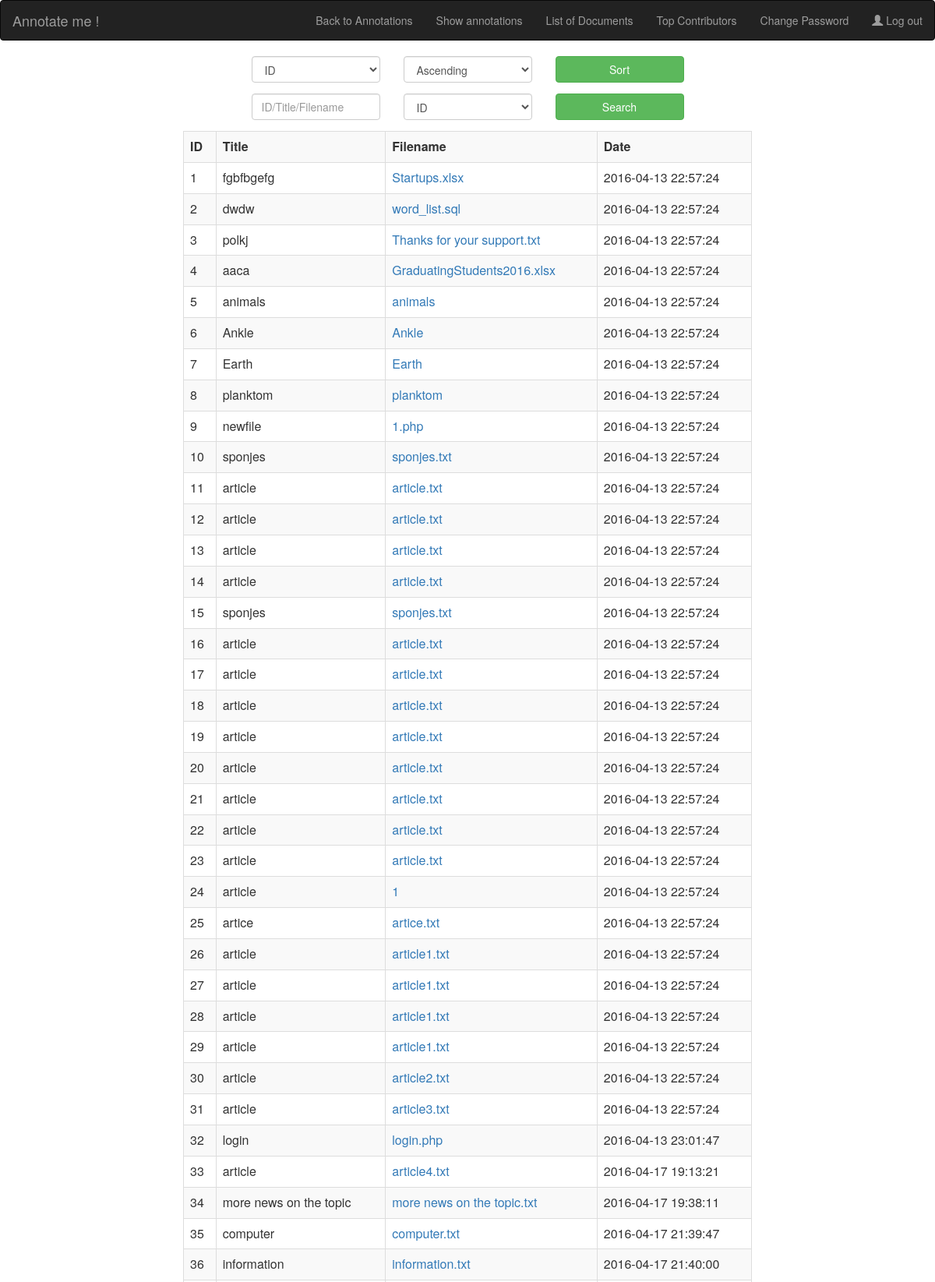
Screenshot of /Website/my_uploads.php (signed in, upper part) with the database file from the repository.
### tables this page shows
CREATE TABLE `uploads` (
  `id` int(11) NOT NULL,
  `username` varchar(50) NOT NULL,
  `title` varchar(100) NOT NULL,
  `filename` varchar(100) NOT NULL,
  `date_s` datetime NOT NULL DEFAULT CURRENT_TIMESTAMP
);

### Website/core.inc.php (called while the page is built, shortened)
<?php
if(!function_exists("getuserfield"))
{
function getuserfield($field)
{
	$connect = mysqli_connect('localhost','root','','annotated_words');
	$query="SELECT $field FROM users WHERE id='".$_SESSION['user_id']."'";
if($r=$connect->query($query))
{
    $row = $r->fetch_assoc()[$field];
	return $row;
}
	}
}
?>

### Website/my_uploads.php (the view, shortened to what this page needs)
<?php
  require_once 'core.inc.php';
 $molly = 1;
?>
<html>
<head>
<link href="bootstrap-3.3.6-dist/css/bootstrap.min.css" rel="stylesheet" />
<link rel="stylesheet" href="Animations/animate.css">
</head>
<body>
<nav class="navbar navbar-inverse">
<div class="container-fluid">
<div class="navbar-header">
<a class="navbar-brand" href="main.php">Annotate me !</a>
</div>
<ul class="nav navbar-nav navbar-right">
<li><a href="annotate.php">Back to Annotations</a></li>
<li><a href="show.php">Show annotations</a></li>
<li><a href="show_doc.php">List of Documents</a></li>
 <li>
                        <a  href="top_contributors.php">Top Contributors</a>
  </li>
 <li>
                        <a  href="change_password.php">Change Password</a>
  </li>
<li><a href="logout.php"><span class="glyphicon glyphicon-user"></span> Log out</a></li>
</ul>
</div>
</nav>
<div class="container">
<form role = "form" method = "POST" action = "my_uploads.php">
<div class = "row">
<div class = "form-group">
<div class = "col-sm-2 col-sm-offset-3">
<div class="wow bounceInLeft center">
<select id="sel1" class = "form-control" name = "field">
<option value = "id">ID</option>
</select>
</div>
</div>
<div class = "col-sm-2">
<div class="wow bounceInDown">
<select id="sel1" class = "form-control" name = "order">
<option value = "AESC">Ascending</option>
</select>
</div>
</div>
<div class = "col-md-2">
<div class="wow bounceInRight center">
<input type = "submit" class = "btn btn-success btn-block" name = "submit" value = "Sort" />
</div>
</div>
</div>
</div>
</form>
<form role = "form" method = "POST" action = "my_uploads.php">
<div class = "row">
<div class = "form-group">
<div class = "col-md-2 col-md-offset-3">
<div class="wow bounceInRight center">
<input type = "text" class = "form-control" name = "search_val" placeholder="ID/Title/Filename" />
</div></div>
<div class = "col-sm-2">
<div class="wow bounceInDown">
<select id="sel1" class = "form-control" name = "field">
<option value = "id">ID</option>
</select>
</div>
</div>
<div class = "col-md-2">
<div class="wow bounceInRight center">
<input type = "submit" class = "btn btn-success btn-block" name = "search" value = "Search" />
</div></div>
</div>
</div>
</form>
<div class="wow bounceInUp">
<div class = "col-md-8 col-md-offset-2">
<?php
$flag = 0;
?>
<?php
if($flag == 0){
  $username=getuserfield('firstname');
  $query = "SELECT id,username,title,filename,date_s FROM uploads WHERE username = '$username'";
  $result = $connect->query($query);
  echo '<table class="table table-striped table-bordered table-hover">';
    echo "<tr><th>ID</th><th>Title</th><th>Filename</th><th>Date</th></tr>";
  while($row = $result->fetch_assoc())
  {
    echo "<tr><td>";
     echo $molly;
      $molly +=1;
      echo "</td><td>";
      echo $row['title'];
      echo "</td><td>";
      $name = $row['filename'];
      echo "<a href='dncdownload.php?nama=".$name."'>$name</a> ";echo '<br \>';
      echo "</td><td>";
      echo $row['date_s'];
      echo "</td></tr>";
  }
}
?>
</div>
</div>
</div>
</body>
</html>

### rows the page displays
uploads: title "fgbfbgefg", filename "Startups.xlsx", date_s "2016-04-13 22:57:24"
uploads: title "dwdw", filename "word_list.sql", date_s "2016-04-13 22:57:24"
uploads: title "polkj", filename "Thanks for your support.txt", date_s "2016-04-13 22:57:24"
uploads: title "aaca", filename "GraduatingStudents2016.xlsx", date_s "2016-04-13 22:57:24"
uploads: title "animals", filename "animals", date_s "2016-04-13 22:57:24"
uploads: title "Ankle", filename "Ankle", date_s "2016-04-13 22:57:24"
uploads: title "Earth", filename "Earth", date_s "2016-04-13 22:57:24"
uploads: title "planktom", filename "planktom", date_s "2016-04-13 22:57:24"
uploads: title "newfile", filename "1.php", date_s "2016-04-13 22:57:24"
uploads: title "sponjes", filename "sponjes.txt", date_s "2016-04-13 22:57:24"
uploads: title "article", filename "article.txt", date_s "2016-04-13 22:57:24"
uploads: title "article", filename "article.txt", date_s "2016-04-13 22:57:24"
uploads: title "article", filename "article.txt", date_s "2016-04-13 22:57:24"
uploads: title "article", filename "article.txt", date_s "2016-04-13 22:57:24"
uploads: title "sponjes", filename "sponjes.txt", date_s "2016-04-13 22:57:24"
uploads: title "article", filename "article.txt", date_s "2016-04-13 22:57:24"
uploads: title "article", filename "article.txt", date_s "2016-04-13 22:57:24"
uploads: title "article", filename "article.txt", date_s "2016-04-13 22:57:24"
uploads: title "article", filename "article.txt", date_s "2016-04-13 22:57:24"
uploads: title "article", filename "article.txt", date_s "2016-04-13 22:57:24"
uploads: title "article", filename "article.txt", date_s "2016-04-13 22:57:24"
uploads: title "article", filename "article.txt", date_s "2016-04-13 22:57:24"
uploads: title "article", filename "article.txt", date_s "2016-04-13 22:57:24"
uploads: title "article", filename "1", date_s "2016-04-13 22:57:24"
uploads: title "artice", filename "artice.txt", date_s "2016-04-13 22:57:24"
uploads: title "article", filename "article1.txt", date_s "2016-04-13 22:57:24"
uploads: title "article", filename "article1.txt", date_s "2016-04-13 22:57:24"
uploads: title "article", filename "article1.txt", date_s "2016-04-13 22:57:24"
uploads: title "article", filename "article1.txt", date_s "2016-04-13 22:57:24"
uploads: title "article", filename "article2.txt", date_s "2016-04-13 22:57:24"
uploads: title "article", filename "article3.txt", date_s "2016-04-13 22:57:24"
uploads: title "login", filename "login.php", date_s "2016-04-13 23:01:47"
uploads: title "article", filename "article4.txt", date_s "2016-04-17 19:13:21"
uploads: title "more news on the topic", filename "more news on the topic.txt", date_s "2016-04-17 19:38:11"
uploads: title "computer", filename "computer.txt", date_s "2016-04-17 21:39:47"
uploads: title "information", filename "information.txt", date_s "2016-04-17 21:40:00"
